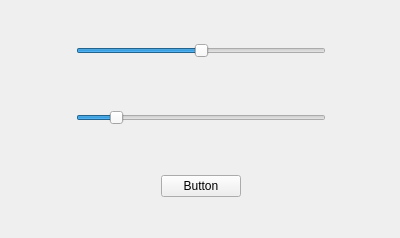
<?xml version="1.0" encoding="UTF-8"?>
<ui version="4.0">
 <class>Form</class>
 <widget class="QWidget" name="Form">
  <property name="geometry">
   <rect>
    <x>0</x>
    <y>0</y>
    <width>400</width>
    <height>238</height>
   </rect>
  </property>
  <property name="windowTitle">
   <string>ROS GUI</string>
  </property>
  <widget class="QWidget" name="verticalLayoutWidget">
   <property name="geometry">
    <rect>
     <x>-10</x>
     <y>0</y>
     <width>421</width>
     <height>241</height>
    </rect>
   </property>
   <layout class="QVBoxLayout" name="verticalLayout">
    <item>
     <layout class="QHBoxLayout" name="horizontalLayout">
      <item>
       <spacer name="horizontalSpacer">
        <property name="orientation">
         <enum>Qt::Horizontal</enum>
        </property>
        <property name="sizeHint" stdset="0">
         <size>
          <width>40</width>
          <height>20</height>
         </size>
        </property>
       </spacer>
      </item>
      <item>
       <widget class="QSlider" name="horizontalSlider">
        <property name="minimumSize">
         <size>
          <width>250</width>
          <height>0</height>
         </size>
        </property>
        <property name="minimum">
         <number>-157</number>
        </property>
        <property name="maximum">
         <number>157</number>
        </property>
        <property name="singleStep">
         <number>1</number>
        </property>
        <property name="value">
         <number>0</number>
        </property>
        <property name="sliderPosition">
         <number>0</number>
        </property>
        <property name="orientation">
         <enum>Qt::Horizontal</enum>
        </property>
        <property name="tickInterval">
         <number>0</number>
        </property>
       </widget>
      </item>
      <item>
       <spacer name="horizontalSpacer_2">
        <property name="orientation">
         <enum>Qt::Horizontal</enum>
        </property>
        <property name="sizeHint" stdset="0">
         <size>
          <width>40</width>
          <height>20</height>
         </size>
        </property>
       </spacer>
      </item>
     </layout>
    </item>
    <item>
     <layout class="QHBoxLayout" name="horizontalLayout_2">
      <item>
       <spacer name="horizontalSpacer_3">
        <property name="orientation">
         <enum>Qt::Horizontal</enum>
        </property>
        <property name="sizeHint" stdset="0">
         <size>
          <width>40</width>
          <height>20</height>
         </size>
        </property>
       </spacer>
      </item>
      <item>
       <widget class="QSlider" name="horizontalSlider_2">
        <property name="minimumSize">
         <size>
          <width>250</width>
          <height>0</height>
         </size>
        </property>
        <property name="minimum">
         <number>-26</number>
        </property>
        <property name="maximum">
         <number>157</number>
        </property>
        <property name="value">
         <number>0</number>
        </property>
        <property name="sliderPosition">
         <number>0</number>
        </property>
        <property name="orientation">
         <enum>Qt::Horizontal</enum>
        </property>
        <property name="invertedAppearance">
         <bool>false</bool>
        </property>
       </widget>
      </item>
      <item>
       <spacer name="horizontalSpacer_4">
        <property name="orientation">
         <enum>Qt::Horizontal</enum>
        </property>
        <property name="sizeHint" stdset="0">
         <size>
          <width>40</width>
          <height>20</height>
         </size>
        </property>
       </spacer>
      </item>
     </layout>
    </item>
    <item>
     <layout class="QHBoxLayout" name="horizontalLayout_3">
      <item>
       <spacer name="horizontalSpacer_5">
        <property name="orientation">
         <enum>Qt::Horizontal</enum>
        </property>
        <property name="sizeHint" stdset="0">
         <size>
          <width>40</width>
          <height>20</height>
         </size>
        </property>
       </spacer>
      </item>
      <item>
       <widget class="QPushButton" name="pushButton">
        <property name="text">
         <string>Button</string>
        </property>
       </widget>
      </item>
      <item>
       <spacer name="horizontalSpacer_6">
        <property name="orientation">
         <enum>Qt::Horizontal</enum>
        </property>
        <property name="sizeHint" stdset="0">
         <size>
          <width>40</width>
          <height>20</height>
         </size>
        </property>
       </spacer>
      </item>
     </layout>
    </item>
   </layout>
  </widget>
 </widget>
 <resources/>
 <connections/>
</ui>
